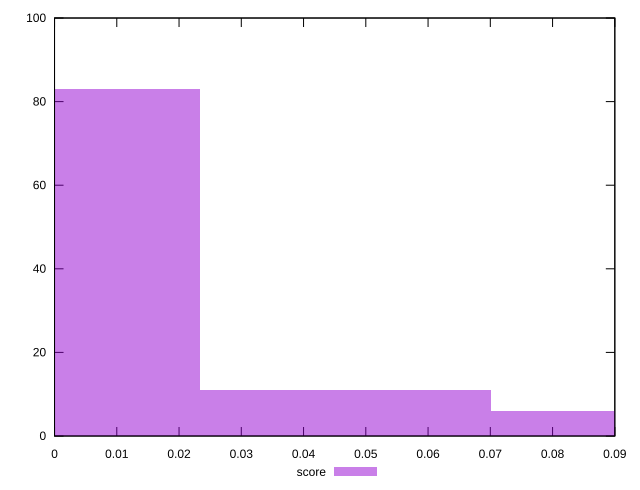

The gnuplot source for this figure:
reset

$score <<EOF
0 83
0.09357140529732988 6
0.04678570264866494 11
EOF

set key outside below
set boxwidth 0.04678570264866494
set xrange [0:0.09]
set yrange [0:100]
set trange [0:100]
set style fill transparent solid 0.5 noborder
set terminal svg size 640, 490 enhanced background rgb 'white'
set output "report_00020_2021-02-19T21:17:38.612Z2/uses-http2/samples/pages/score/histogram.svg"

plot $score title "score" with boxes

reset
